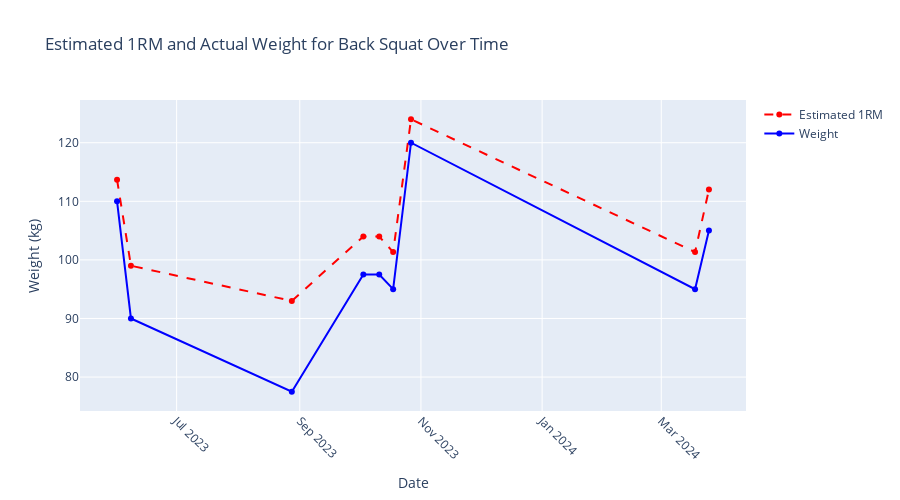

Notebook source saved alongside this figure:
### Code cell
def plot_1rm_test(self, name):
    exercise_data = self.df[self.df['Exercise'] == name]
    if not exercise_data.empty:
        dates = exercise_data['Date']  # Keep dates as datetime objects
        weights = exercise_data['Weight']
        reps = exercise_data['Reps']
        estimated_1rm = weights * (1 + (reps / 30))

        fig = go.Figure()

        # Plot estimated 1RM as a dashed red line
        fig.add_trace(go.Scatter(
            x=dates,
            y=estimated_1rm,
            mode='lines+markers',
            name='Estimated 1RM',
            line=dict(color='red', dash='dash')  # Set line style and color
        ))

        # Plot actual weight as a solid blue line
        fig.add_trace(go.Scatter(
            x=dates,
            y=weights,
            mode='lines+markers',
            name='Weight',
            line=dict(color='blue', dash='solid')  # Set line style and color
        ))

        fig.update_layout(
            title=f'Estimated 1RM and Actual Weight for {name} Over Time',
            xaxis_title='Date',
            yaxis_title='Weight (kg)',
            xaxis=dict(tickangle=45),
            autosize=False,
            width=900,
            height=500
        )
        
        return fig

    else:
        print(f"No data for exercise {name}")
        return None

plot_1rm_test(tracker, 'Back Squat')

### Figure 1 — Plotly figure (JSON) as saved in the notebook; plotly's stock layout.template omitted (floating-point values rounded to 4 significant figures)
{"data": [{"line": {"color": "red", "dash": "dash"}, "mode": "lines+markers", "name": "Estimated 1RM", "type": "scatter", "x": ["2023-06-01T00:00:00", "2023-06-08T00:00:00", "2023-08-28T00:00:00", "2023-10-03T00:00:00", "2023-10-11T00:00:00", "2023-10-18T00:00:00", "2023-10-27T00:00:00", "2024-03-18T00:00:00", "2024-03-25T00:00:00"], "y": [113.7, 99.0, 93, 104, 104, 101.3, 124.0, 101.3, 112]}, {"line": {"color": "blue", "dash": "solid"}, "mode": "lines+markers", "name": "Weight", "type": "scatter", "x": ["2023-06-01T00:00:00", "2023-06-08T00:00:00", "2023-08-28T00:00:00", "2023-10-03T00:00:00", "2023-10-11T00:00:00", "2023-10-18T00:00:00", "2023-10-27T00:00:00", "2024-03-18T00:00:00", "2024-03-25T00:00:00"], "y": [110, 90, 77.5, 97.5, 97.5, 95, 120, 95, 105]}], "layout": {"autosize": false, "height": 500, "title": {"text": "Estimated 1RM and Actual Weight for Back Squat Over Time"}, "width": 900, "xaxis": {"tickangle": 45, "title": {"text": "Date"}}, "yaxis": {"title": {"text": "Weight (kg)"}}}}
